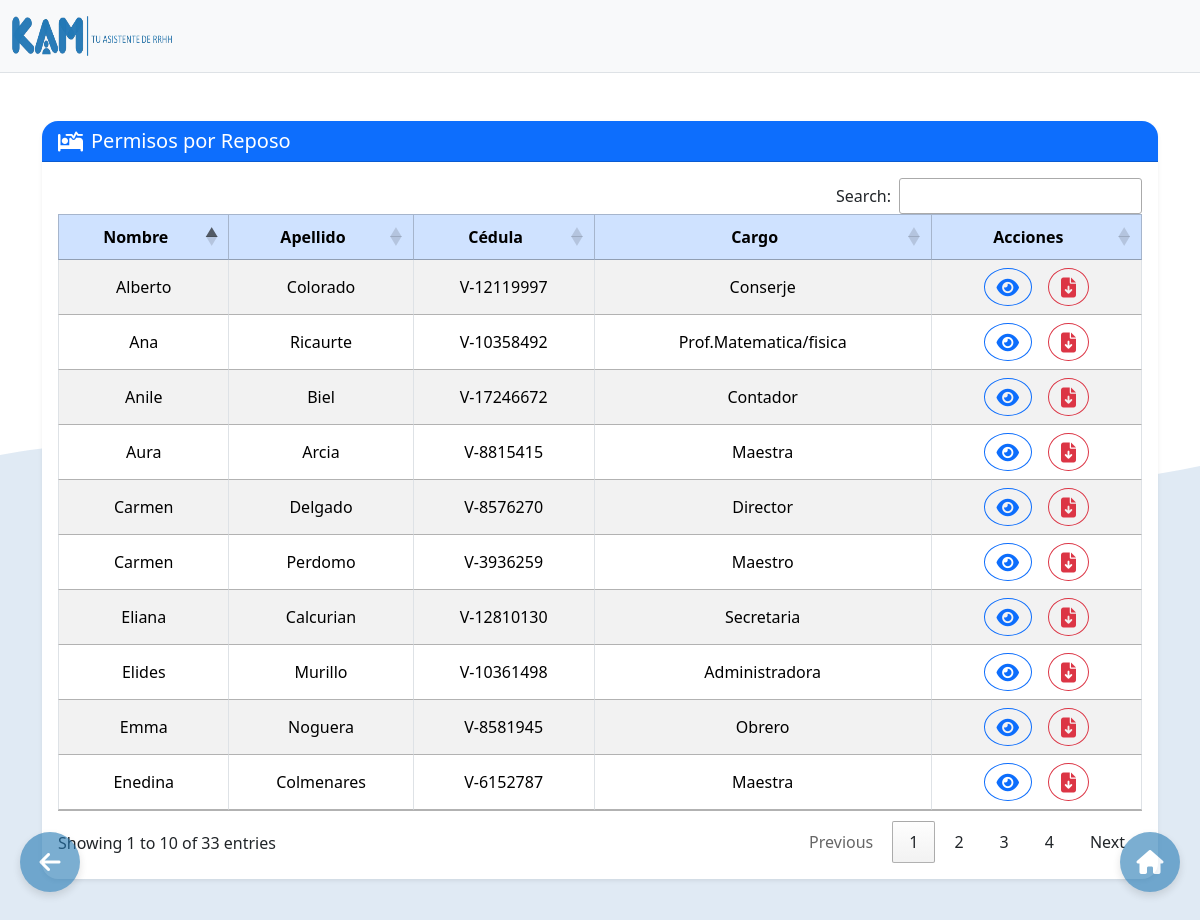
/Reposos.php (signed in), run on an earlier commit of the app's database.
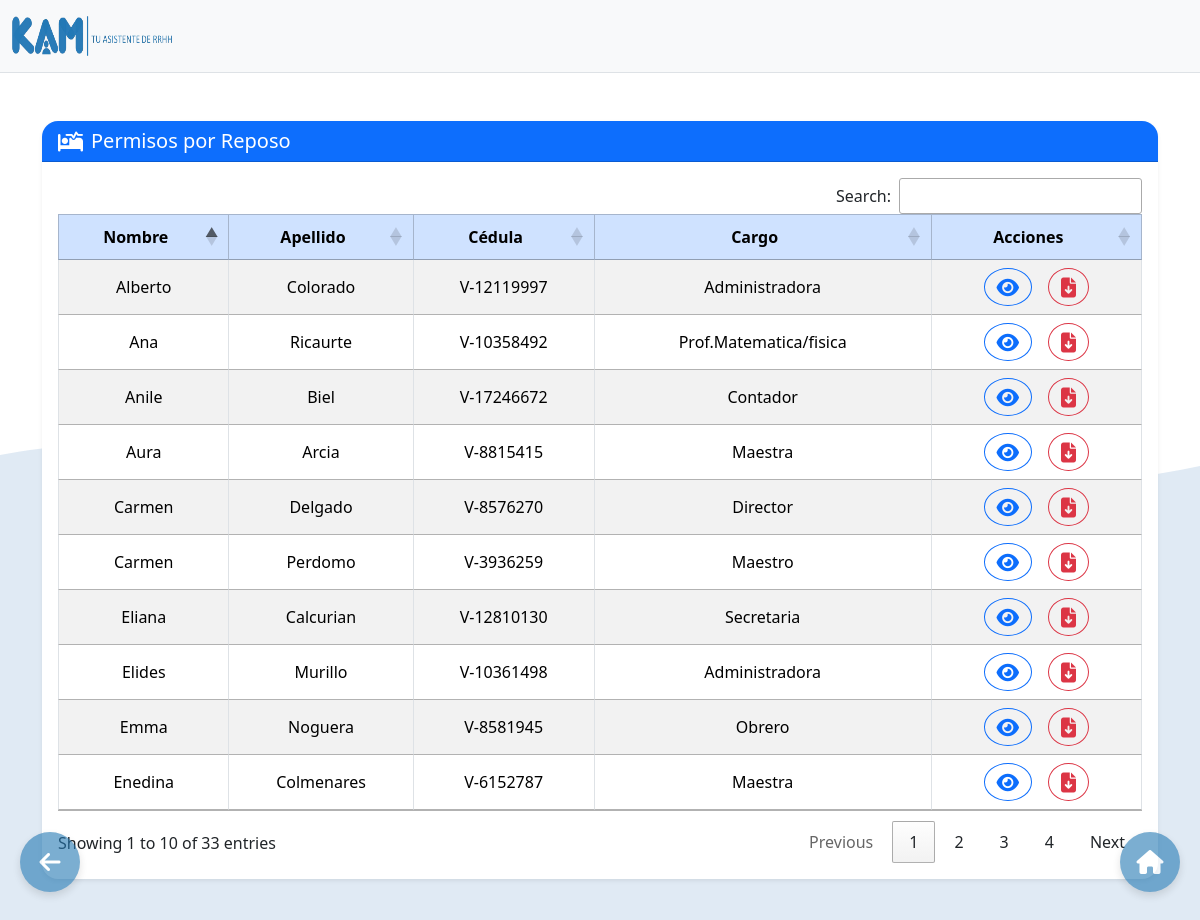
And on a later commit of the database.
### tables this page shows
CREATE TABLE `persona` (
  `id_personal` int(11) NOT NULL,
  `nombre_personal` varchar(255) NOT NULL,
  `apellido_personal` varchar(255) NOT NULL,
  `cedula_personal` varchar(50) NOT NULL,
  `titulo_personal` varchar(255) NOT NULL,
  `correo_personal` varchar(255) NOT NULL,
  `nacimiento_personal` date NOT NULL,
  `ingreso_personal` date NOT NULL,
  `cargo_personal` varchar(255) NOT NULL,
  `huella_dactilar` mediumblob NOT NULL,
  `nacionalidad_personal` varchar(100) DEFAULT NULL,
  `tipo` enum('Parcial','Tiempo Completo') NOT NULL,
  `activo` tinyint(1) NOT NULL DEFAULT 1
);

### Reposos.php (the view, shortened to what this page needs)
<?php
$conn = new mysqli("localhost", "root", "", "base_kam");
$sql = "SELECT * FROM persona";
$result = $conn->query($sql);
?>
<!DOCTYPE html>
<html>
<head>
    <head>
        <link rel="stylesheet" href="https://cdn.jsdelivr.net/npm/sweetalert2@11/dist/sweetalert2.min.css">
        <link href="https://cdn.jsdelivr.net/npm/bootstrap@5.3.2/dist/css/bootstrap.min.css" rel="stylesheet">
        <link rel="stylesheet" type="text/css" href="https://cdn.datatables.net/1.11.5/css/jquery.dataTables.css">
        <link rel="stylesheet" href="https://cdnjs.cloudflare.com/ajax/libs/font-awesome/6.5.0/css/all.min.css">
        <link rel="stylesheet" href="https://cdn.datatables.net/1.13.6/css/dataTables.bootstrap5.min.css">
        <link rel="stylesheet" href="Assets/CSS/Reportes.css">
    </head>
<body>
  <div class="container-fluid py-3 border-bottom">
    <div class="d-flex align-items-center justify-content-between flex-wrap">
      <div class="d-flex align-items-center gap-2">
        <img src="Assets/Images/KAM.png" alt="Logo" width="160" height="40">
      </div>
  </div>
</div>
<div class="container my-5">
  <div class="card shadow-sm border-0 rounded-4">
    <div class="card-header bg-primary text-white rounded-top-4 d-flex align-items-center">
      <i class="fas fa-bed-pulse fa-lg me-2"></i>
      <h5 class="mb-0">Permisos por Reposo</h5>
    </div>
    <div class="card-body rounded-bottom-4">
      <div class="table-responsive">
        <table id="miTabla" class="table table-striped table-bordered align-middle text-center mb-0">
          <thead class="table-primary">
            <tr>
              <th class="text-center">Nombre</th>
              <th class="text-center">Apellido</th>
              <th class="text-center">Cédula</th>
              <th class="text-center">Cargo</th>
              <th class="text-center">Acciones</th>
            </tr>
          </thead>
          <tbody>
            <?php
            if ($result->num_rows > 0) {
              while ($row = $result->fetch_assoc()) {
                echo "<tr>
                        <td>{$row['nombre_personal']}</td>
                        <td>{$row['apellido_personal']}</td>
                        <td>{$row['cedula_personal']}</td>
                        <td>{$row['cargo_personal']}</td>
                        <td>
                          <div class='d-flex justify-content-center gap-3'>
                            <a href='#' class='preview-link btn btn-outline-primary rounded-circle' data-id='" . $row['id_personal'] . "' onclick='openModal(" . $row['id_personal'] . ")'>
                                <i class='fas fa-eye fa-lg'></i>
                            </a>
                           <a href='PDF/Reposos.php?id=" . $row['id_personal'] . "' class='download-link btn btn-outline-danger rounded-circle' data-id='" . $row['id_personal'] . "'>
                                <i class='fas fa-file-download fa-lg'></i>
                           </a>
                          </div>
                        </td>
                      </tr>";
              }
            } else {
              echo "<tr><td colspan='5'>No se encontraron registros</td></tr>";
            }
            ?>
          </tbody>
        </table>
      </div>
    </div>
  </div>
</div>
<a href="Inicio.php">
  <div class="floating-button right-button">
    <i class="fas fa-house fa-xl text-white"></i>
  </div>
</a>
<a href="Permisos.php">
  <div class="floating-button left-button">
    <i class="fas fa-arrow-left fa-xl text-white"></i>
  </div>
</a>
</body>
</html>

What changed in the data, as far as the page shows it:
changed persona "Alberto": cargo_personal "Conserje" → "Administradora"
